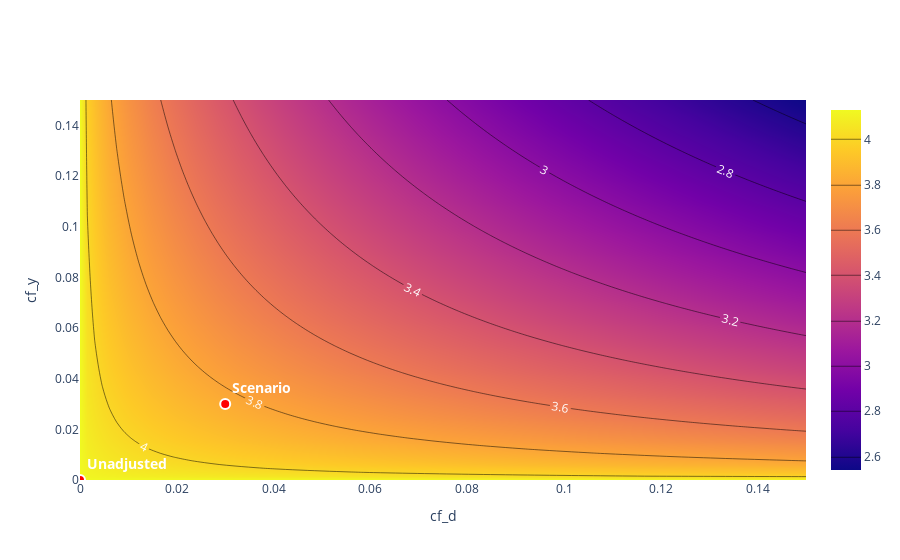

The cell this chart's notebook holds for it:
### Markdown cell above
The robustness value $RV$ means that unobserved counfounders would have to account for $34\%$ of the residual variation (in treatment and outcome) to explain away the treatment effect.

We can also consider a contour plot to consider different values of confounding `cf_y` and `cf_d`. The contour plot and robustness values are based on the upper or lower bounds based on the null hypothesis (in this case this results in the lower bound).

Remark that both, the robustness values and the contour plot use the prespecified value of `rho` and the ``null_hypothesis``.

### Code cell
dml_obj.sensitivity_plot()

### Figure 1 — Plotly figure (JSON) as saved in the notebook; plotly's stock layout.template omitted (floating-point values rounded to 4 significant figures; data arrays with more than 128 entries replaced by an {"elided": "..."} marker saying what was removed)
{"data": [{"contours": {"coloring": "heatmap", "labelfont": {"color": "white", "size": 12}, "showlabels": true}, "hovertemplate": "cf_d: %{x:.3f}<br>cf_y : %{y:.3f}</b><br>Bound: %{z:.3f}</b>", "name": "Contour", "type": "contour", "x": [0, 0.001515, 0.00303, 0.004545, 0.006061, 0.007576, 0.009091, 0.01061, 0.01212, 0.01364, 0.01515, 0.01667, 0.01818, 0.0197, 0.02121, 0.02273, 0.02424, 0.02576, 0.02727, 0.02879, 0.0303, 0.03182, 0.03333, 0.03485, 0.03636, 0.03788, 0.03939, 0.04091, 0.04242, 0.04394, 0.04545, 0.04697, 0.04848, 0.05, 0.05152, 0.05303, 0.05455, 0.05606, 0.05758, 0.05909, 0.06061, 0.06212, 0.06364, 0.06515, 0.06667, 0.06818, 0.0697, 0.07121, 0.07273, 0.07424, 0.07576, 0.07727, 0.07879, 0.0803, 0.08182, 0.08333, 0.08485, 0.08636, 0.08788, 0.08939, 0.09091, 0.09242, 0.09394, 0.09545, 0.09697, 0.09848, 0.1, 0.1015, 0.103, 0.1045, 0.1061, 0.1076, 0.1091, 0.1106, 0.1121, 0.1136, 0.1152, 0.1167, 0.1182, 0.1197, 0.1212, 0.1227, 0.1242, 0.1258, 0.1273, 0.1288, 0.1303, 0.1318, 0.1333, 0.1348, 0.1364, 0.1379, 0.1394, 0.1409, 0.1424, 0.1439, 0.1455, 0.147, 0.1485, 0.15], "y": [0, 0.001515, 0.00303, 0.004545, 0.006061, 0.007576, 0.009091, 0.01061, 0.01212, 0.01364, 0.01515, 0.01667, 0.01818, 0.0197, 0.02121, 0.02273, 0.02424, 0.02576, 0.02727, 0.02879, 0.0303, 0.03182, 0.03333, 0.03485, 0.03636, 0.03788, 0.03939, 0.04091, 0.04242, 0.04394, 0.04545, 0.04697, 0.04848, 0.05, 0.05152, 0.05303, 0.05455, 0.05606, 0.05758, 0.05909, 0.06061, 0.06212, 0.06364, 0.06515, 0.06667, 0.06818, 0.0697, 0.07121, 0.07273, 0.07424, 0.07576, 0.07727, 0.07879, 0.0803, 0.08182, 0.08333, 0.08485, 0.08636, 0.08788, 0.08939, 0.09091, 0.09242, 0.09394, 0.09545, 0.09697, 0.09848, 0.1, 0.1015, 0.103, 0.1045, 0.1061, 0.1076, 0.1091, 0.1106, 0.1121, 0.1136, 0.1152, 0.1167, 0.1182, 0.1197, 0.1212, 0.1227, 0.1242, 0.1258, 0.1273, 0.1288, 0.1303, 0.1318, 0.1333, 0.1348, 0.1364, 0.1379, 0.1394, 0.1409, 0.1424, 0.1439, 0.1455, 0.147, 0.1485, 0.15], "z": {"elided": "100x100 float values"}}, {"hovertemplate": "cf_d: %{x:.3f}<br>cf_y : %{y:.3f}</b><br>Bound: 3.832</b>", "marker": {"color": "red", "line": {"color": "white", "width": 2}, "size": 10}, "mode": "markers+text", "name": "Scenario", "showlegend": false, "text": ["<b>Scenario</b>"], "textfont": {"color": "white", "size": 14}, "textposition": "top right", "type": "scatter", "x": [0.03], "y": [0.03]}, {"hovertemplate": "cf_d: %{x:.3f}<br>cf_y : %{y:.3f}</b><br>Bound: 4.13</b>", "marker": {"color": "red", "line": {"color": "white", "width": 2}, "size": 10}, "mode": "markers+text", "name": "Unadjusted", "showlegend": false, "text": ["<b>Unadjusted</b>"], "textfont": {"color": "white", "size": 14}, "textposition": "top right", "type": "scatter", "x": [0], "y": [0]}], "layout": {"title": {}, "xaxis": {"range": [0, 0.15], "title": {"text": "cf_d"}}, "yaxis": {"range": [0, 0.15], "title": {"text": "cf_y "}}}}
